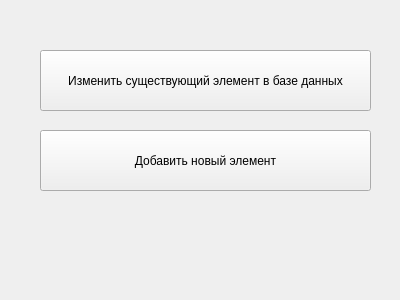
<?xml version="1.0" encoding="UTF-8"?>
<ui version="4.0">
 <class>Form</class>
 <widget class="QWidget" name="Form">
  <property name="geometry">
   <rect>
    <x>0</x>
    <y>0</y>
    <width>400</width>
    <height>300</height>
   </rect>
  </property>
  <property name="windowTitle">
   <string>Что-то меняем</string>
  </property>
  <widget class="QPushButton" name="oldButton">
   <property name="geometry">
    <rect>
     <x>40</x>
     <y>50</y>
     <width>331</width>
     <height>61</height>
    </rect>
   </property>
   <property name="text">
    <string>Изменить существующий элемент в базе данных</string>
   </property>
  </widget>
  <widget class="QPushButton" name="newButton">
   <property name="geometry">
    <rect>
     <x>40</x>
     <y>130</y>
     <width>331</width>
     <height>61</height>
    </rect>
   </property>
   <property name="text">
    <string>Добавить новый элемент</string>
   </property>
  </widget>
 </widget>
 <resources/>
 <connections/>
</ui>
